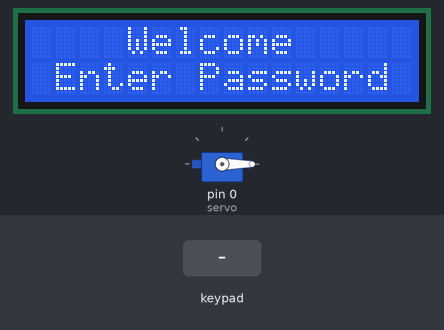
This sketch was run on a simulated Arduino Uno, built with avr-gcc and run on an emulated ATmega328P. Parts: 16×2 character LCD, servo. The test bench sets the inputs (shaded band).

Above: at 1.2 s.
1.3 s: keypad keys 1 2 3 4 # pressed 0.4 s apart
At 1.7 s:
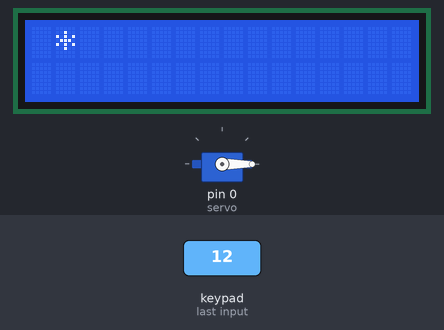
4.8 s: key 'B' pressed
At 6.7 s:
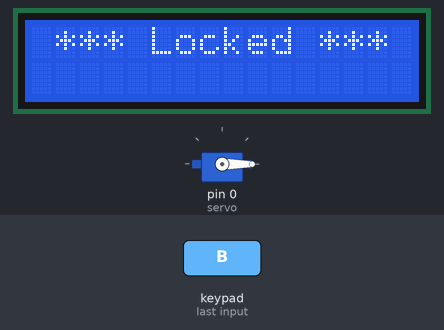
7.8 s: key '1' pressed
At 9.3 s:
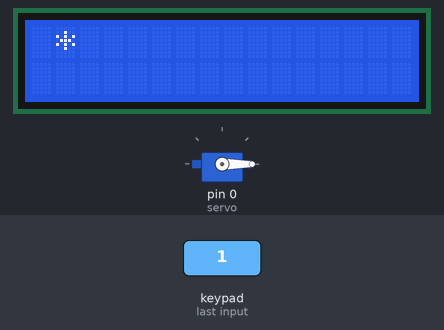
10.0 s: keypad keys 1 2 3 4 pressed 0.4 s apart
At 10.4 s:
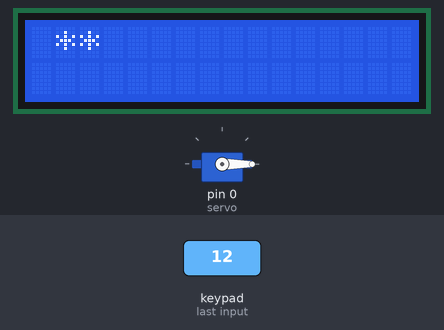
13.1 s: keypad keys 1 2 3 4 * pressed 0.4 s apart
At 13.9 s:
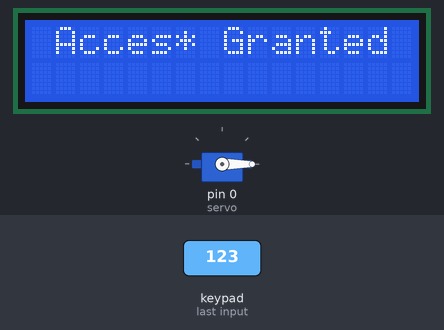
16.6 s: key 'A' pressed
Timing chart, 0 to 19.6 s (numbered marks = the images above; inputs shaded):
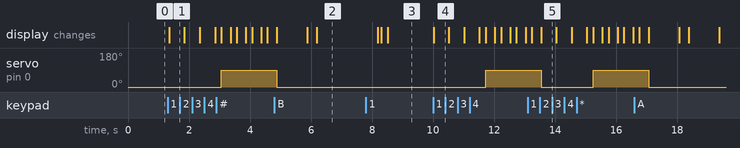

The sketch:

Source_Code.ino
```cpp
#include <LiquidCrystal.h>
#include <Keypad.h>
#include <Servo.h>
char* password = "1234"; //create a password
int pozisyon = 0;
int c=0;//keypad position

const byte rows = 4; //number of the keypad's rows and columns
const byte cols = 4;

char keyMap [rows] [cols] = { //define the cymbols on the buttons of the keypad

  {'1', '2', '3', 'A'},
  {'4', '5', '6', 'B'},
  {'7', '8', '9', 'C'},
  {'*', '0', '#', 'D'}
};

byte rowPins [rows] = {8, 7, 6, 5}; //pins of the keypad
byte colPins [cols] = {4, 3, 2, 1};
Servo servo;
int degree = 90;
Keypad myKeypad = Keypad( makeKeymap(keyMap), rowPins, colPins, rows, cols);

LiquidCrystal lcd (A0, A1, A2, A3, A4, A5); // pins of the LCD. (RS, E, D4, D5, D6, D7)

void setup(){
  lcd.begin(16, 2);
  servo.attach(0);
  servo.write(0);
  setLocked (true); //state of the password
}

void loop(){

  char whichKey = myKeypad.getKey(); //define which key is pressed with getKey

if(c==0)
{
  lcd.clear();
  lcd.setCursor(0, 0);
  lcd.print("    Welcome");
  lcd.setCursor(0, 1);
  lcd.print(" Enter Password ");
}


  if(whichKey == '#' || whichKey == '*' || whichKey == 'A' ||       //define invalid keys
  whichKey == 'C' || whichKey == 'D'){

    pozisyon=0;
    setLocked (true);
    lcd.clear();
    lcd.setCursor(0, 0);
    lcd.print("  Invalid Key!");
    delay(1000);
    lcd.clear();
  }

  if(whichKey == '1' || whichKey == '2' || whichKey == '3' ||       //define keys
  whichKey == '4' || whichKey == '5' || whichKey == '6' || whichKey == '7' || whichKey == '8' || whichKey == '9' || whichKey == '0'){

    c++;
    if(c==1)
    {
      lcd.clear();
    }
    setLocked (true);
    lcd.setCursor(c, 0);
    lcd.print("*");
    delay(200);
  }

  if(whichKey == 'B')
  {
    if(degree = 90)
    {
      setLocked (true);
      servo.write(-90);
      lcd.setCursor(0, 0);
      lcd.clear();
      lcd.print(" *** Locked ***");
      delay(2000);
      lcd.clear();
      c=0;   }
  }
  if(whichKey == password [pozisyon]){
    pozisyon ++;
  }
  if(pozisyon == 4){
    setLocked (false);
    lcd.clear();
    lcd.setCursor(0, 0);
    for(int i=0;i<3;i++)
    {
    lcd.print(" Access Granted ");
    delay(300);
    lcd.clear();
    delay(200);
    }
    lcd.print(" Access Granted ");
    pozisyon=0;  }
  delay(100);}
void setLocked(int locked){
  if(locked){
    servo.write(0);
    }
    else{
      servo.write(degree); }
  }
```

Measured:
- after the input at 1.3 s, servo on pin 0 (servo): 0° → 90° after 1.8 s; the display: changes after 0.05 s (image 1)
- after the input at 4.8 s, the display: first differs from a run without the input after 1.4 s (image 2)
- after the input at 7.8 s, the display: first differs from a run without the input after 0.71 s (image 3)
- after the input at 10.0 s, servo on pin 0 (servo): 0° → 90° after 1.7 s; the display: changes at once (image 4)
- after the input at 13.1 s, servo on pin 0 (servo): 90° → 0° after 0.44 s, → 90° 1.7 s later; the display: first differs from a run without the input after 0.44 s (image 5)
